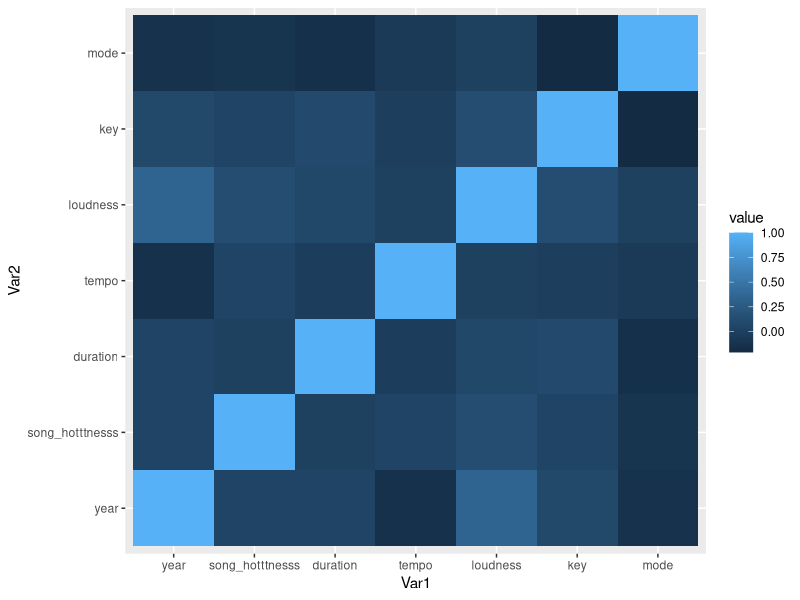
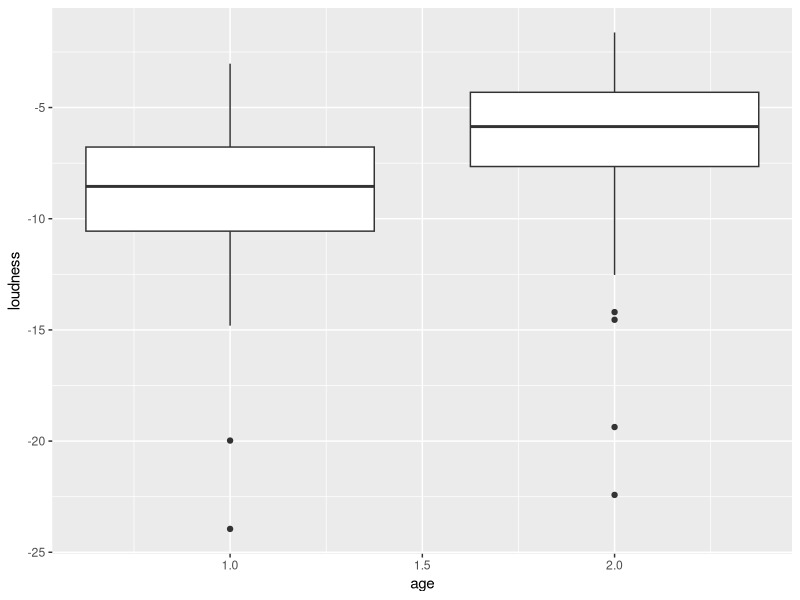
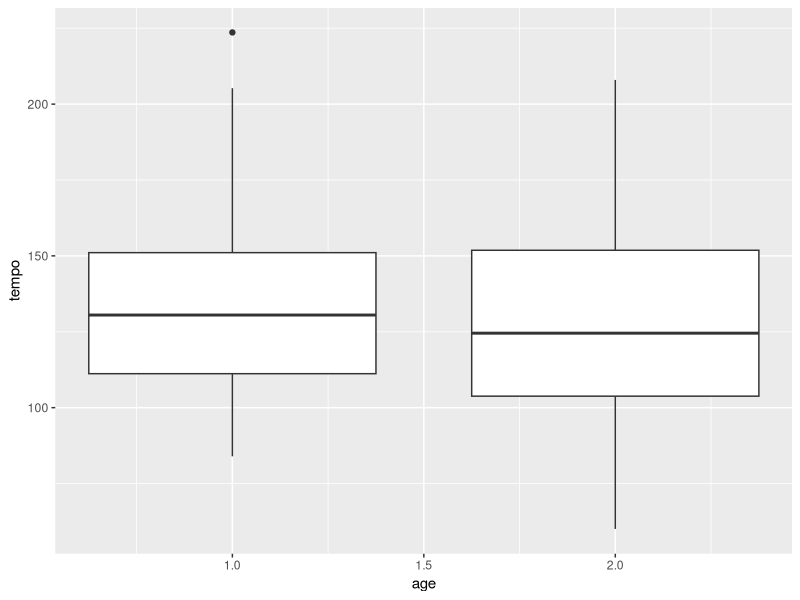
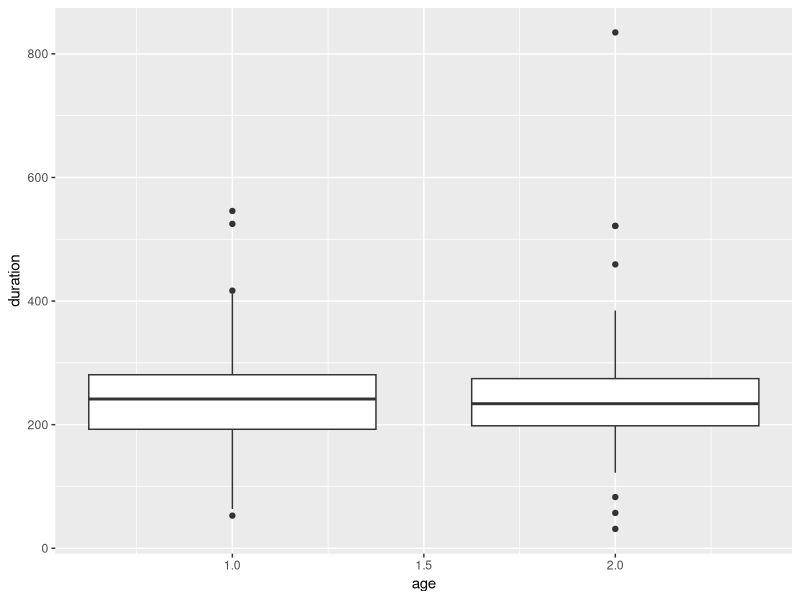
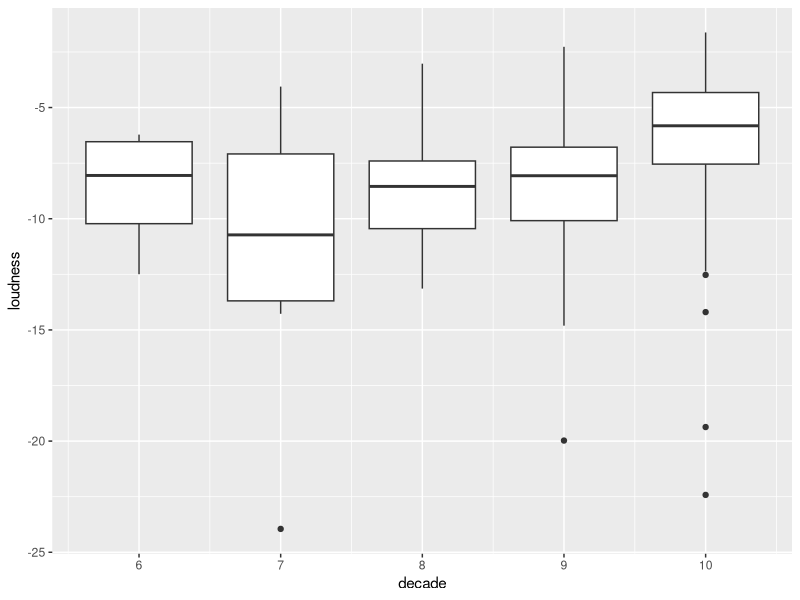
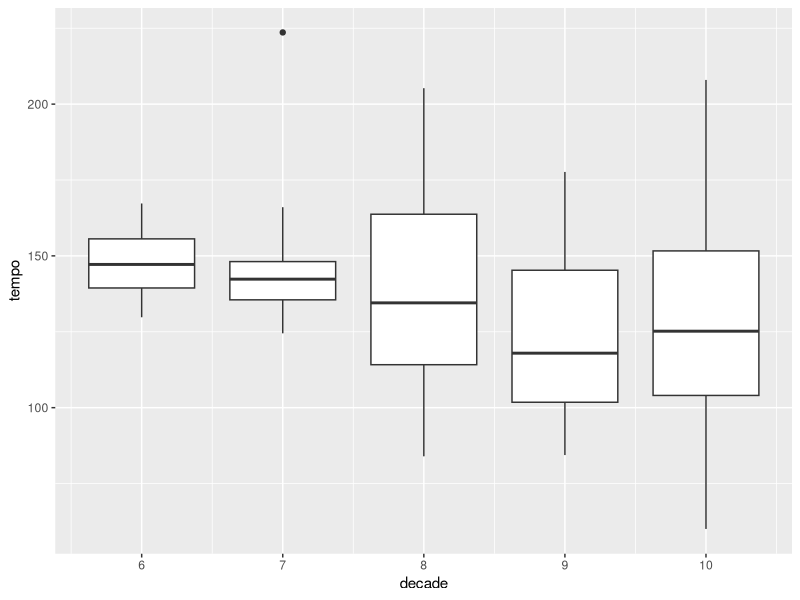
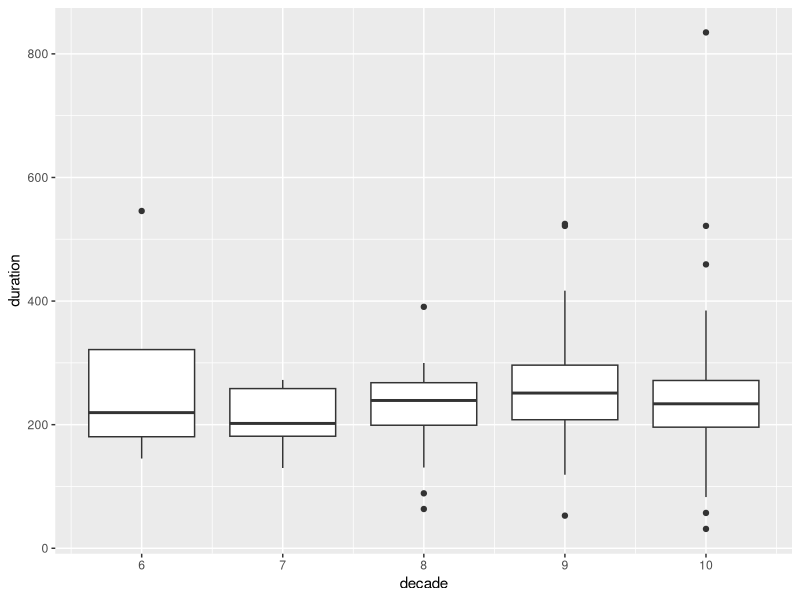
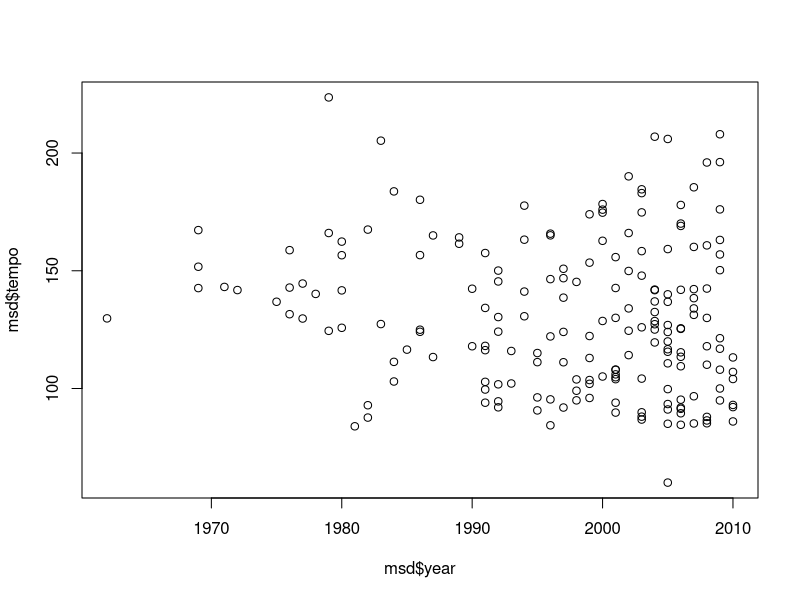

Source code (R) for these figures, in order:
library(reshape2)
library(tidyverse)
library(dplyr)
library(ggplot2)

#Reading both datasets

msd<-read.csv("msd_simple.csv")

#Dropping rows where song_hotttnesss variable's value is Nan and then deleting duplicated rows
msd <- msd %>% 
  filter(!is.nan(song_hotttnesss)& year != 0&song_hotttnesss!=0) %>% 
  unique()

msd <- mutate(msd,decade=ifelse(msd$year<1960,5,
                                  ifelse(msd$year<1970,6,
                                         ifelse(msd$year<1980,7,
                                                ifelse(msd$year<1990,8,
                                                  ifelse(msd$year<2000,9,10))))))


msd <- mutate(msd,age=ifelse(msd$year<1999,1,2))

#Exploring the dataset

#how many artists are represented in this data set? 
number_of_artists<-length(unique(msd$artist_name))

#Who is the artist with most the highest number of songs in this dataset?
artist_with_most_songs<-tail(names(sort(table(msd$artist_name))),1)

#Which are the hottest 100 songs?
hottest_100_songs_hottness_min_val<-tail(sort(msd$song_hotttnesss),100)[1]
hottest_100_songs<- msd %>% 
  filter(song_hotttnesss>=hottest_100_songs_hottness_min_val)

#which artists have more than 2 songs in this hottest 100 songs list?
artists_with_more_than_two_top_songs<- hottest_100_songs %>% 
  group_by(hottest_100_songs$artist_name) %>%
  count() %>% 
  filter(n>2)
  
#how well are songs in this dataset distibuted through time?
number_of_songs_in_decades<-msd %>% 
  group_by(decade) %>% 
  count()

#delete the rows of songs from the 60's since we only have 4 songs 
msd<-msd %>% 
  filter(decade != 5)

#randomly remove 500 rows from 2000's since we have much more songs from this period than any other period
songs_from_10<- msd %>% 
  filter(decade==10)
to_remove<-sample(songs_from_10$track_id,500)
msd <- msd %>% 
  filter(! track_id %in% to_remove)


#keeping only the hottest songs of eache time period
msd<-msd %>% 
  filter(song_hotttnesss>0.7)

# creating correlation matrix and plotting it
msd_numeric<- msd %>% 
  select(year,song_hotttnesss,duration,tempo,loudness,key,mode)

cor <- round(cor(msd_numeric),2)
head(cor)

melted_msd <- melt(cor)
head(melted_msd)

ggplot(data = melted_msd,aes(x=Var1, y=Var2, fill=value)) + 
  geom_tile()



#plotting variables of interest against the added catgorical variables.
ggplot(msd,aes(age ,loudness,group=age))+
  geom_boxplot()

ggplot(msd,aes(age ,tempo,group=age))+
  geom_boxplot()

ggplot(msd,aes(age ,duration,group=age))+
  geom_boxplot()


ggplot(msd,aes(decade ,loudness,group=decade))+
  geom_boxplot()

ggplot(msd,aes(decade ,tempo,group=decade))+
  geom_boxplot()

ggplot(msd,aes(decade ,duration,group=decade))+
  geom_boxplot()


plot(msd$year,msd$tempo)
plot(msd$year,msd$loudness)
plot(msd$year,msd$dduration)

